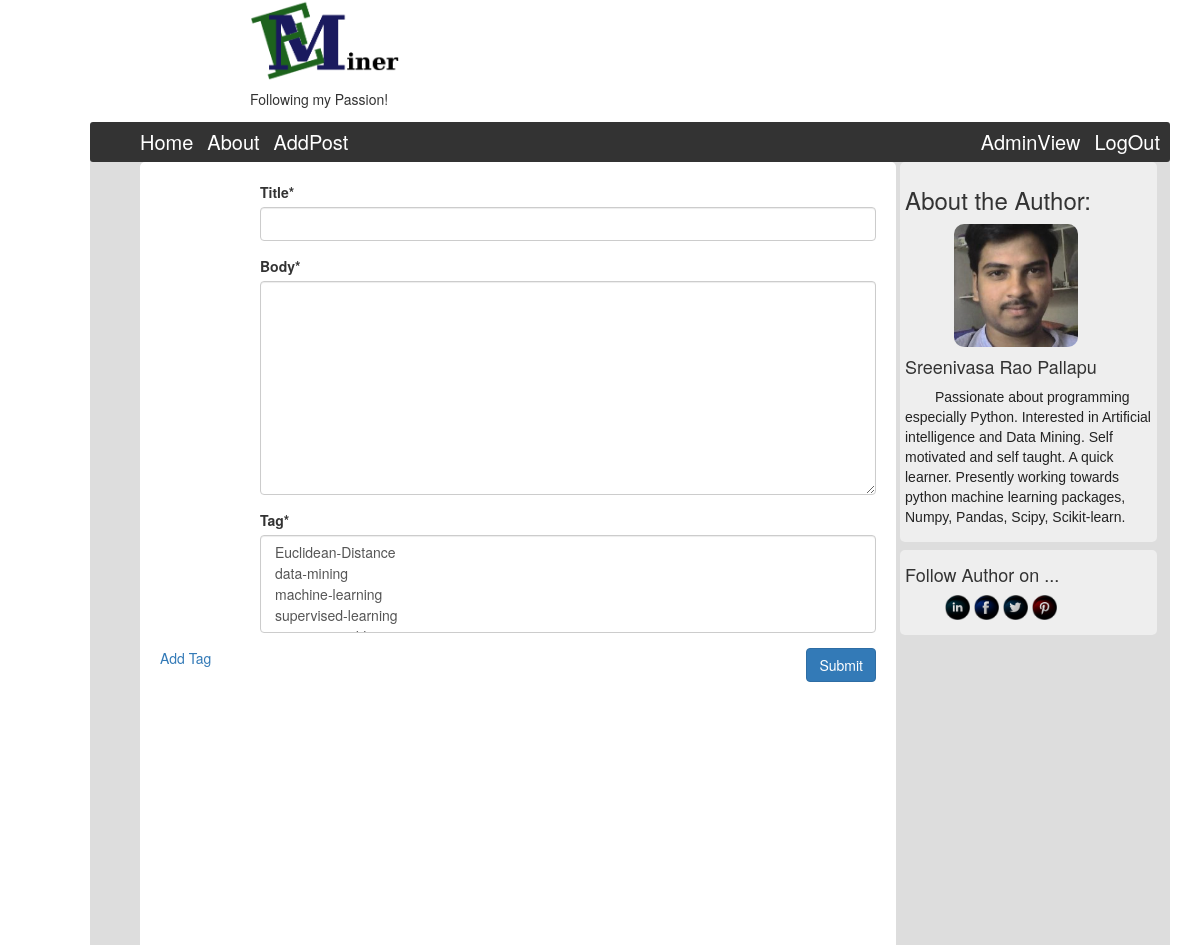
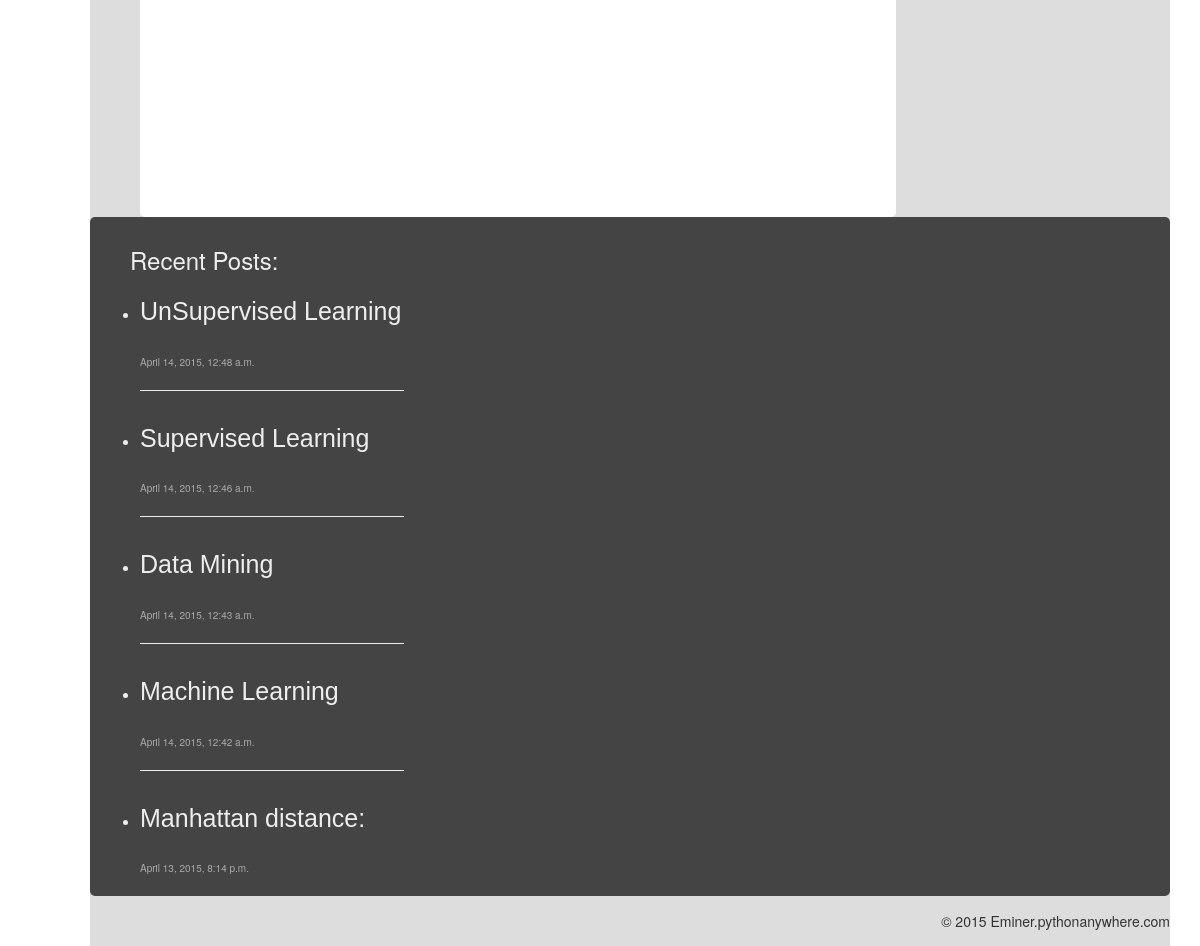
/blog/addpost/ (signed in), run on an earlier commit of the app's database (2 pictures, top to bottom).
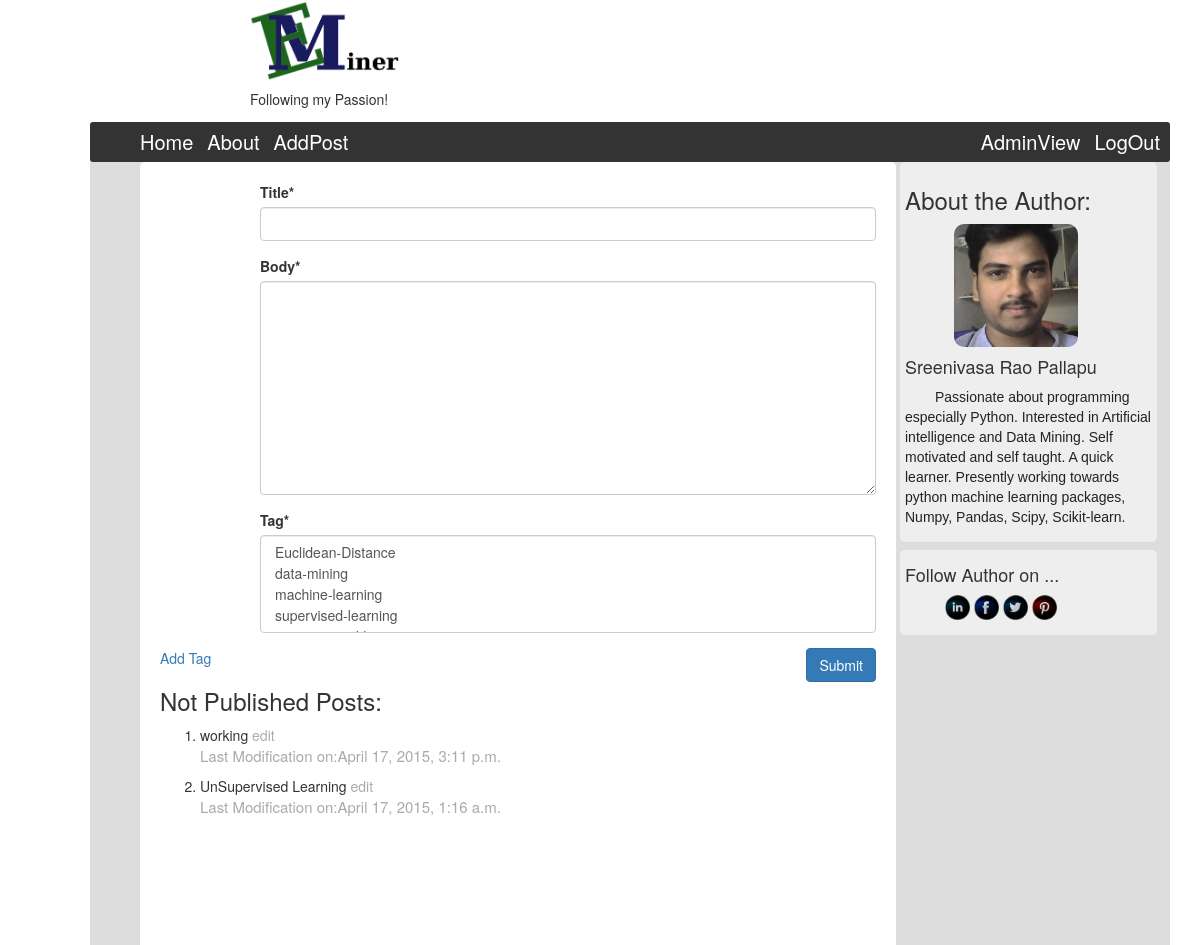
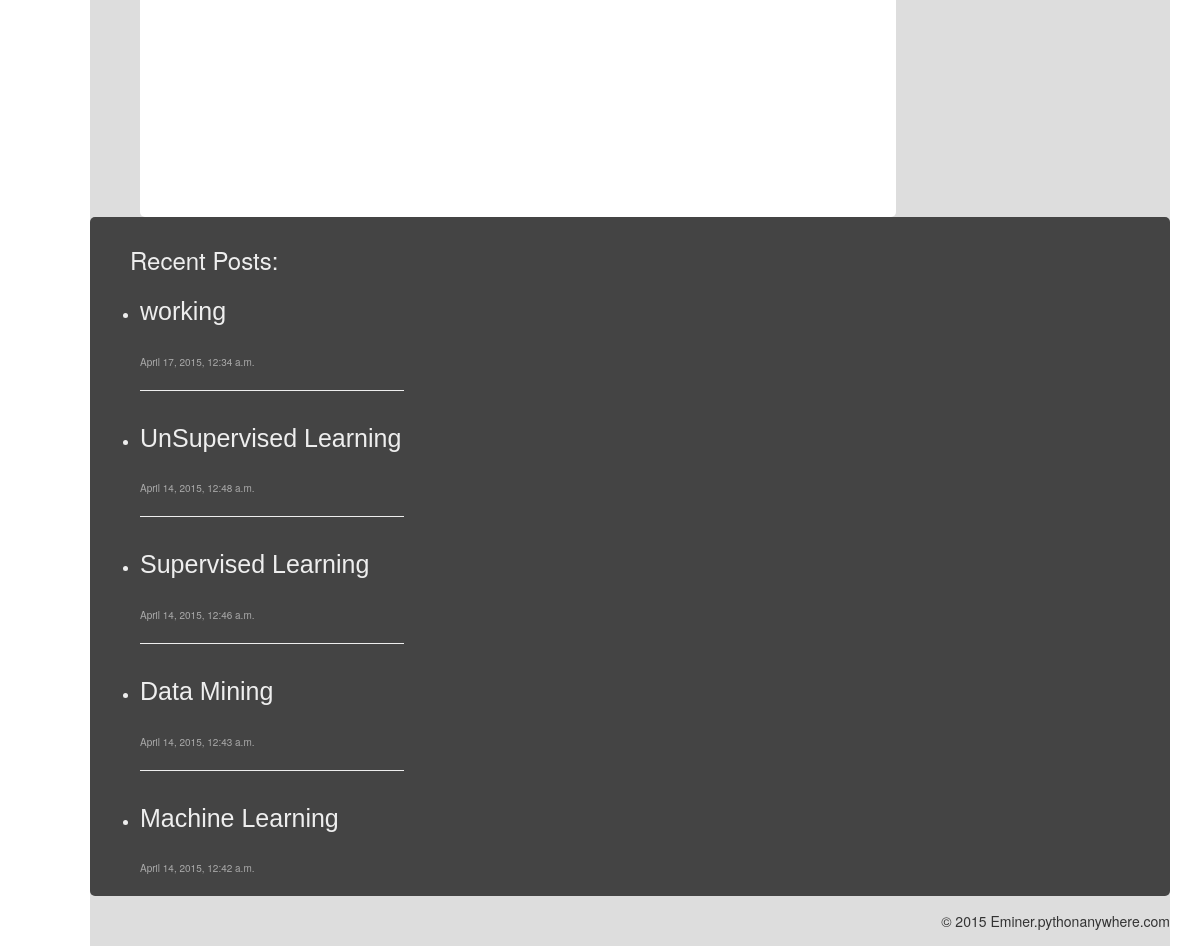
And on a later commit of the database (2 pictures, top to bottom).
### eminer/models.py (models this page shows, shortened)
class NewEntry(models.Model):
    title = models.CharField(max_length=200,)
    body = MarkdownField()
    published = models.BooleanField(default=False)
    posted = models.DateTimeField(auto_now_add=True)
    modified = models.DateTimeField(auto_now=True)
    slug = models.SlugField(max_length = 200,)
    tag = models.ManyToManyField(Tag, null=False)

### eminer/views.py (the view)
# urls.py: url(r'^edit/(?P<post_name_edit>[\w\-]+)/$', views.AddPost, name = 'edit-post'),
@login_required
def AddPost(request, post_name_edit=None):
    not_published = NewEntry.objects.filter(published = False).order_by('-modified')
    recent = NewEntry.objects.order_by('-posted')[:5]
    if post_name_edit:
        if request.method == 'POST':
            record = NewEntry.objects.get(slug = post_name_edit)
            form = EditPostForm(request.POST, instance=record)
            if form.is_valid():
                post = form.save(commit = False)
                post.save()
                form.save_m2m()
                return HttpResponseRedirect('/blog/publisherview/')
        else:
            record = NewEntry.objects.get(slug = post_name_edit)
            form = EditPostForm(instance = record)
            return render(request, 'eminer/edit_post.html',{'form':form, 'not_published':not_published,'recent':recent})
    else:
        if request.method == 'POST':
            form = EntryForm(request.POST)
            if form.is_valid():
                post = form.save(commit = False)
                post.save()
                form.save_m2m()
                return BlogView(request)
            else:
                print form.errors
        else:
            form = EntryForm()
        return render(request, 'eminer/add_post.html',{'form':form, 'not_published':not_published,'recent':recent})

### eminer/forms.py
class EntryForm(forms.ModelForm):
    class Meta:
        model=NewEntry
        fields = ('title','body','tag')
    helper = FormHelper()
    helper.layout = Layout(
        Div(
            'first arg is the legend of the field set',
            'title',
            'body',
            'tag',
            css_class = 'post_form'
        ),
        ButtonHolder(
            Submit('submit','Submit',css_class='btn-primery')
        )
    )
    helper.form_method = 'POST'

### eminer/models.py (called while the page is built)
    def __unicode__(self):
        return self.slug

### templates/eminer/add_post.html
{% extends 'eminer/base.html' %}
{% load crispy_forms_tags %}
{% load django_markdown %}
{% block index_view %}
        <div class='post_form'>
                {% crispy form %}
</div>
        <div class='tag_class'>
            <a href="{% url 'add_tag' %}" target="_blank">Add Tag</a>
</div>
        <div class='not_published'>
            {% if not_published %}
            <h3>Not Published Posts:</h3>
            <ol>
            {% for not_publish in not_published %}
            <li><a style='color:#333; text-decoration:none;' href="{% url 'entry-detail' not_publish.slug %}/">{{ not_publish.title }}</a><a style='color:#aaa; text-decoration:none;' href="{% url 'edit-post' not_publish.slug %}"> edit</a></li>
            <p style='font-size:15px;color:#aaa;'>Last Modification on:{{ not_publish.modified }}</p>
            {% endfor %}</ol>
            {% endif %}
</div>
{% endblock %}

### templates/eminer/base.html (shortened to what this page needs)
<!DOCTYPE html>
{% load static %}
{% load django_markdown %}
<html>
<head>
    <link rel='stylesheet' type='text/css' href="{% static 'css/base.css' %}"/>
    <link rel="stylesheet" href="http://maxcdn.bootstrapcdn.com/bootstrap/3.3.4/css/bootstrap.min.css">
</head>
<body>
    <div class='title_view'>
    <a style='text-decoration:none;color:#000;' href="{% url 'home' %}"><img src="{% static 'images/logo.png' %}"/></a>
    <h5>Following my Passion!</h5>
    </div><br/>
    <div class='index_view'>
        <div class='nav_bar' role="navigation">
            <ul>
            <li><a href="{% url 'home' %}">Home</a></li>
            <li><a href="{% url 'about' %}">About</a></li>
            <li><a href="{% url 'add_post' %}">AddPost</a></li></ul>
            <ul style="position:relative;float:right;">
                {% if user.is_superuser %}
                <li><a href="{% url 'publisher-view' %}">AdminView</a></li>
                {% endif %}
                {% if user.is_authenticated %}
                <li><a href="{% url 'auth_logout' %}">LogOut</a></li>
                {% else %}}
                <li><a href="{% url 'registration_register' %}">Register Here</a></li>
                <li><a href="{% url 'auth_login' %}">Login</a></li>
                {% endif %}
            </ul>
        </div>
        <div>
        <div class='side_view'>
            <div class='author_view'>
                <h3>About the Author:</h3>
                <img src="{% static 'images/pro.jpg' %}"/>
                <h4>Sreenivasa Rao Pallapu</h4>
                <p>Passionate about programming especially Python. Interested in Artificial intelligence and Data Mining. Self motivated and self taught. A quick learner. Presently working towards python machine learning packages, Numpy, Pandas, Scipy, Scikit-learn.</p>
            </div>
            <div class='follow_author'>
                <h4>Follow Author on ...</h4>
                <ul>
                <li><a href='https://in.linkedin.com/in/sreenivas134'><img src="{% static 'images/linkedin.png' %}"/></a></li>
                <li><a href='https://www.facebook.com/sreenivas.pallapu'><img src="{% static 'images/facebook.png' %}"/></a></li>
                <li><a href='https://twitter.com/sreenivaseng'><img src="{% static 'images/twitter.png' %}"/></a></li>
                <li><a href='https://in.pinterest.com/sreenivas134/'><img src="{% static 'images/pinterest.png' %}"/></a></li>
                </ul>
            </div>
        </div>
        <div class='post_view'><div class='index_html'>{% block index_view %}{% endblock %}</div></div>
    </div>
    <div class='footer_view'>
        <div class='recent_posts'>
            <h3 style='padding-left:30px;'>Recent Posts:</h3>
            {% if recent %}
            <ul>
            {% for post in recent %}
                <li><a href="/blog/{{ post.slug }}/">{{ post.title }}</a></li><br/><span style='font-size:10px;color:#aaa;'>{{ post.posted }}</span>{% if not forloop.last %}<hr style='color:#222;'/>{% endif %}
            {% endfor %}
             </ul>
            {% endif %}
        </div>
        </div>
    <div class='copy_view'>
        <span style='position:relative;top:15px;float:right;'>&copy 2015 Eminer.pythonanywhere.com</span>
        </div>
</div>
</body>
</html>

What changed in the data, as far as the page shows it:
no longer on this page (row unchanged): NewEntry: title "Manhattan distance:", posted "April 13, 2015, 8:14 p.m.", shown under "Recent Posts:"
added NewEntry: title "working", modified "April 17, 2015, 3:11 p.m.", posted "April 17, 2015, 12:34 a.m."
now on one of the page's lists (row edited): NewEntry: title "UnSupervised Learning", modified "April 17, 2015, 1:16 a.m."
Also different on the page:
text now shown: "Not Published Posts:"
